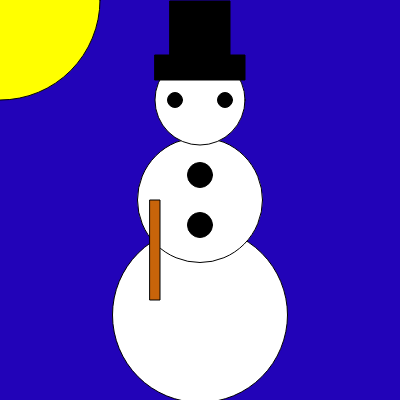
Frame 1 (no input)
Frame 60 (no input): identical to frame 1, image omitted
Frame 120 (the mouse pressed at the canvas centre since frame 60): identical to frame 1, image omitted

The p5.js sketch that drew this single still picture (run headless with seeded random() and noise() and a simulated clock; from frame 60 on, the mouse is pressed at the canvas centre):

// p5.js sketch
// ── sketch.js
function setup() {
  createCanvas(400, 400);
}

function draw() {
  background(34,3,184);
fill (255,255,255)
ellipse (200,315,175)
ellipse (200,200,125)
ellipse (200,100,90)
fill (0,0,0)
rect (170,1,60,75)
rect (155,55,90,25)
ellipse (175,100,15)
ellipse (225,100,15)
ellipse (200,225,25)
ellipse (200,175,25)
fill (200,100,10)
rect (150,200,10,100)
fill ('yellow')
ellipse (0,0,200)















}
